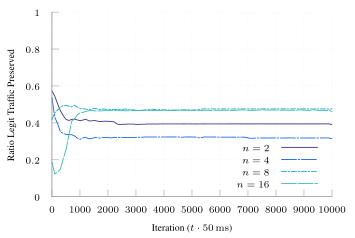

This chart was generated by the following gnuplot code:
set terminal tikz standalone color size 9cm,6cm font '\scriptsize' preamble '\usepackage{microtype} \usepackage{times} \usepackage[T1]{fontenc} \usepackage{siunitx}\sisetup{detect-all}'
set output "spf-udp-natural.tex"

load "parula.pal"

set style line 102 lc rgb '#a0a0a0' lt 1 lw 1
set border ls 102
set colorbox border 102
set key textcolor rgb "black"
set tics textcolor rgb "black"
set label textcolor rgb "black"

set border 3
set grid x y
set xtics nomirror
set ytics nomirror

#set key autotitle columnhead
set datafile separator ","

set xlabel "Iteration ($t \\cdot{} \\SI{50}{\\milli\\second}$)"
set ylabel "Ratio Legit Traffic Preserved"

set yrange [0.0:1.0]
set key inside bottom right

plot '../results/spf-udp-natural-2' u 1:3 w lines smooth sbezier title "$n=2$" dt 1, \
     '../results/spf-udp-natural-4' u 1:3 w lines smooth sbezier title "$n=4$" dt (18,2,2,2), \
     '../results/spf-udp-natural-8' u 1:3 w lines smooth sbezier title "$n=8$" ls 4  dt (6,2,2,2), \
     '../results/spf-udp-natural-16' u 1:3 w lines smooth sbezier title "$n=16$" ls 5 dt (18,2)
